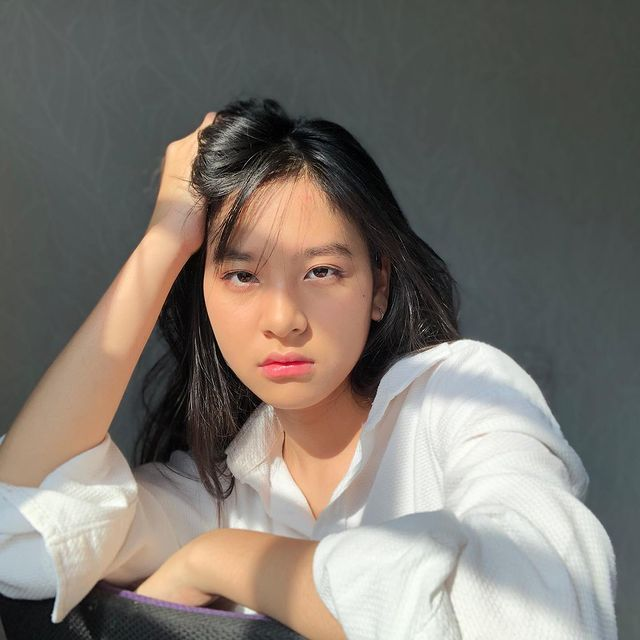
#> input picture 1207070103_Reza Fajriatul Haq/Image/zee.jpeg, 640 x 640 px
$ python '1-Filter Sobel.py'
#> lines starting #> are read from the running program, lines starting #| are printed output that depends on the picture
import cv2 as cv
import numpy as np
import matplotlib.pyplot as plt

img = cv.imread('Image/zee.jpeg')
#> img is the input picture: shape (640, 640, 3); mean B, G, R 109.8, 117, 123.4
img_gray = cv.cvtColor(img, cv.COLOR_BGR2GRAY)
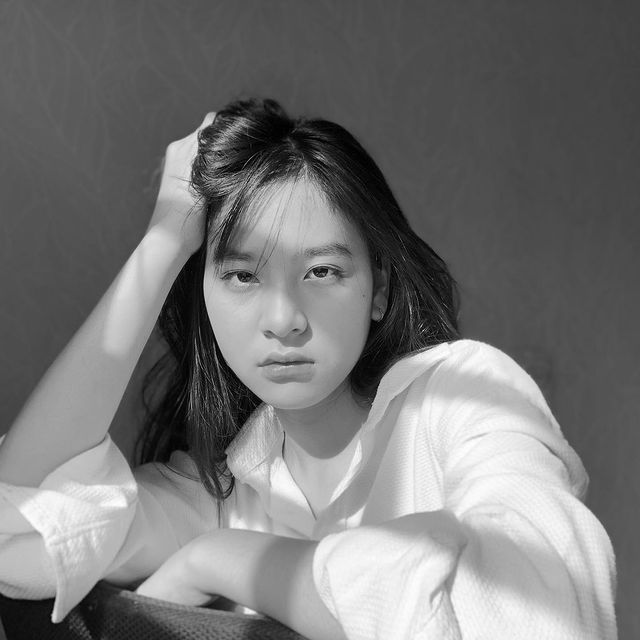
#> img_gray: shape (640, 640); min 0, max 255, mean 118.1
img_sobelx = cv.Sobel(img_gray, cv.CV_8U, 1, 0, ksize=5)
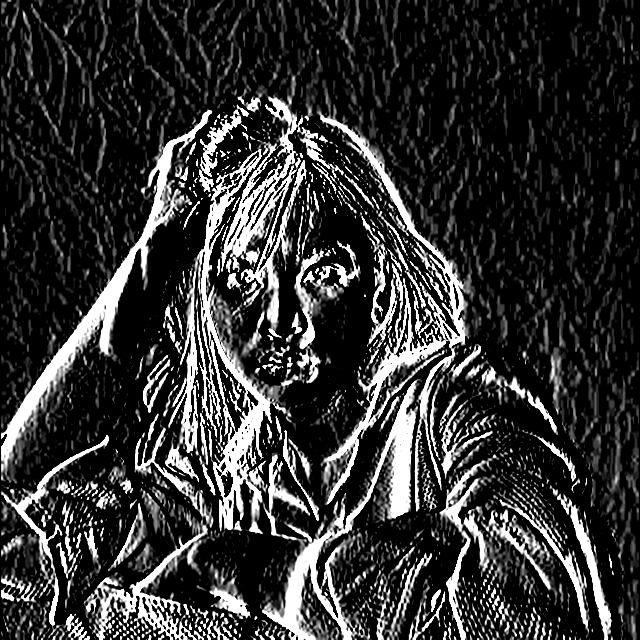
#> img_sobelx: shape (640, 640); min 0, max 255, mean 52.1
img_sobely = cv.Sobel(img_gray, cv.CV_8U, 0, 1, ksize=5)
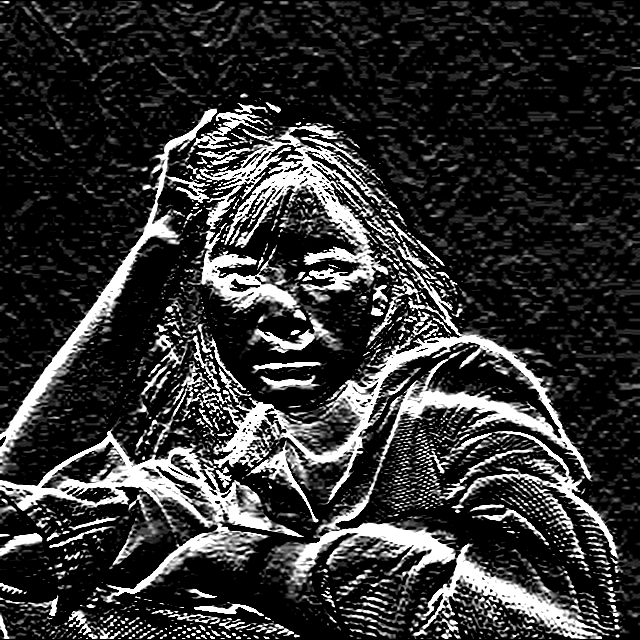
#> img_sobely: shape (640, 640); min 0, max 255, mean 51.4
img_sobel = img_sobelx + img_sobely
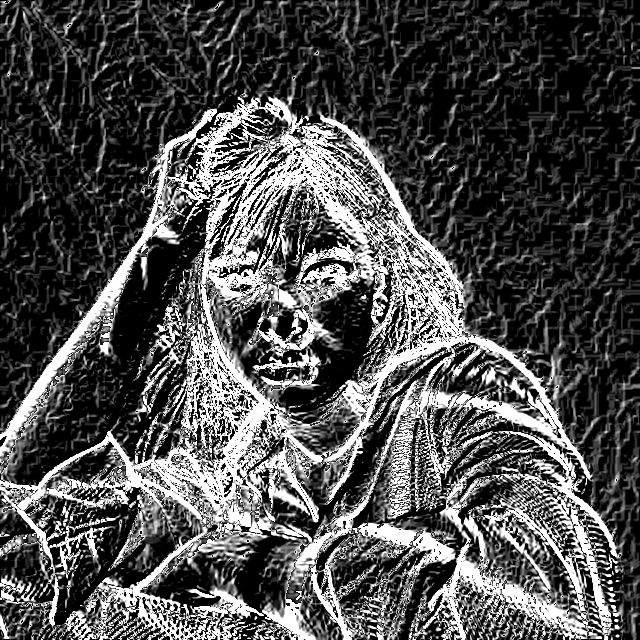
#> img_sobel: shape (640, 640); min 0, max 255, mean 78.8

fig, axes = plt.subplots(4, 2, figsize=(20, 20))
ax = axes.ravel()

ax[0].imshow(cv.cvtColor(img, cv.COLOR_BGR2RGB))
ax[0].set_title("Citra Input")
ax[1].hist(img_gray.ravel(), bins=256)
ax[1].set_title("Histogram Citra Input")

ax[2].imshow(img_sobelx, cmap='gray')
ax[2].set_title("Citra Sobel X")
ax[3].hist(img_sobelx.ravel(), bins=256)
ax[3].set_title("Histogram Citra Sobel X")

ax[4].imshow(img_sobely, cmap='gray')
ax[4].set_title("Citra Sobel Y")
ax[5].hist(img_sobely.ravel(), bins=256)
ax[5].set_title("Histogram Citra Sobel Y")

ax[6].imshow(img_sobel, cmap='gray')
ax[6].set_title("Citra Sobel")
ax[7].hist(img_sobel.ravel(), bins=256)
ax[7].set_title("Histogram Citra Sobel")

fig.tight_layout()
plt.show()
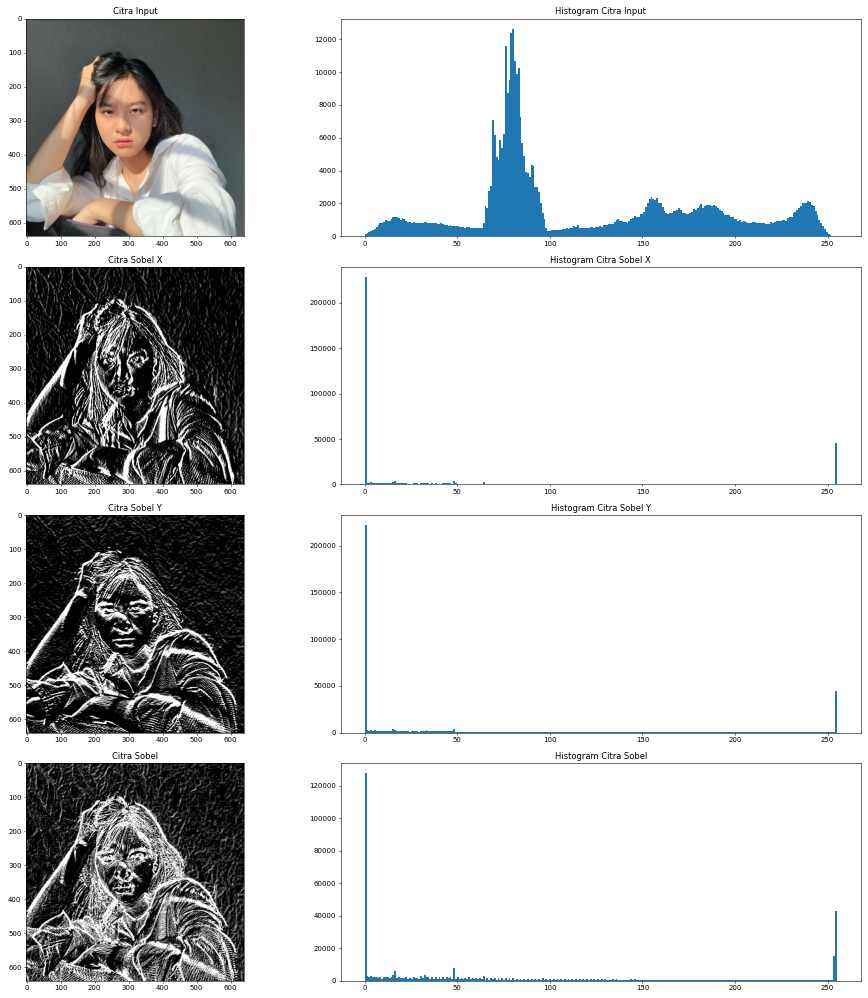
#> figure drawn by matplotlib, 8 panels; panel 2: tallest bar 12623 high, from x = 79.69 to 80.68; panel 4: tallest bar 228388 high, from x = 0 to 0.996; panel 6: tallest bar 221974 high, from x = 0 to 0.996; panel 8: tallest bar 127715 high, from x = 0 to 0.996

$ run again, with 1207070103_Reza Fajriatul Haq/Image/boneka2.tif saved as 1207070103_Reza Fajriatul Haq/Image/zee.jpeg
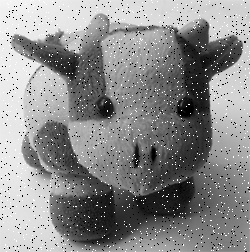
#> input picture 1207070103_Reza Fajriatul Haq/Image/boneka2.tif, 250 x 252 px
#> img is the input picture: shape (252, 250, 3); min 0, max 255, mean 139.1
#> `img_sobelx = cv.Sobel(img_gray, cv.CV_8U, 1, 0, ksize=5)`:
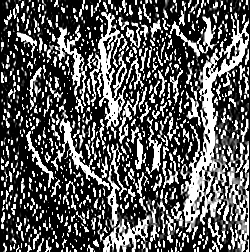
#> img_sobelx: shape (252, 250); min 0, max 255, mean 88.5
#> `img_sobel = img_sobelx + img_sobely`:
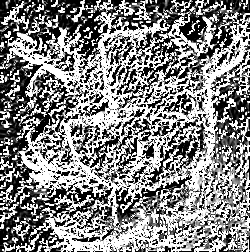
#> img_sobel: shape (252, 250); min 0, max 255, mean 133.4
